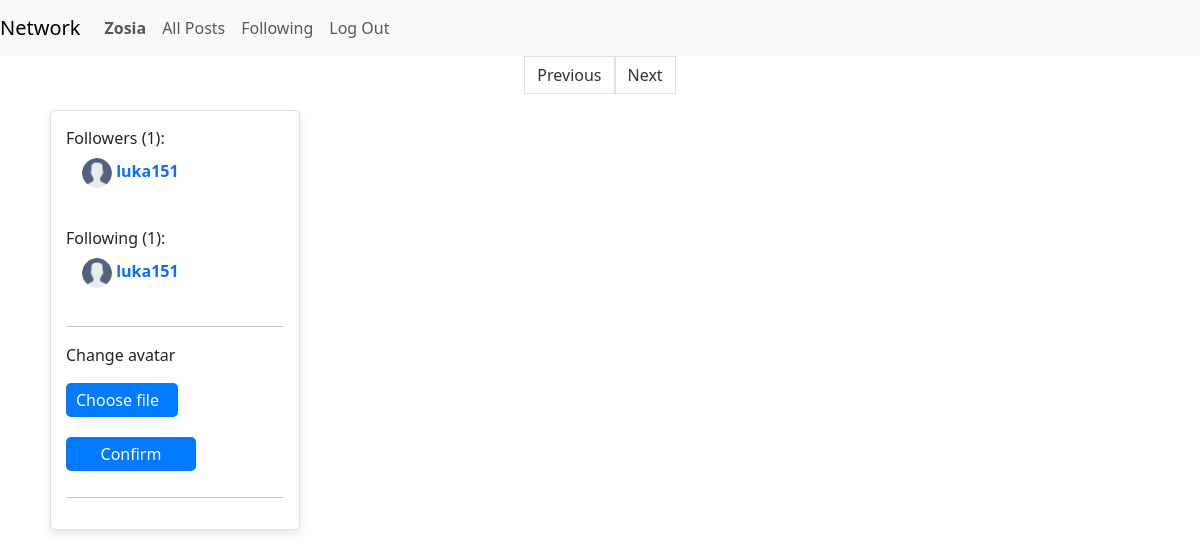
/profile/Zosia/ (signed in), run on an earlier commit of the app's database.
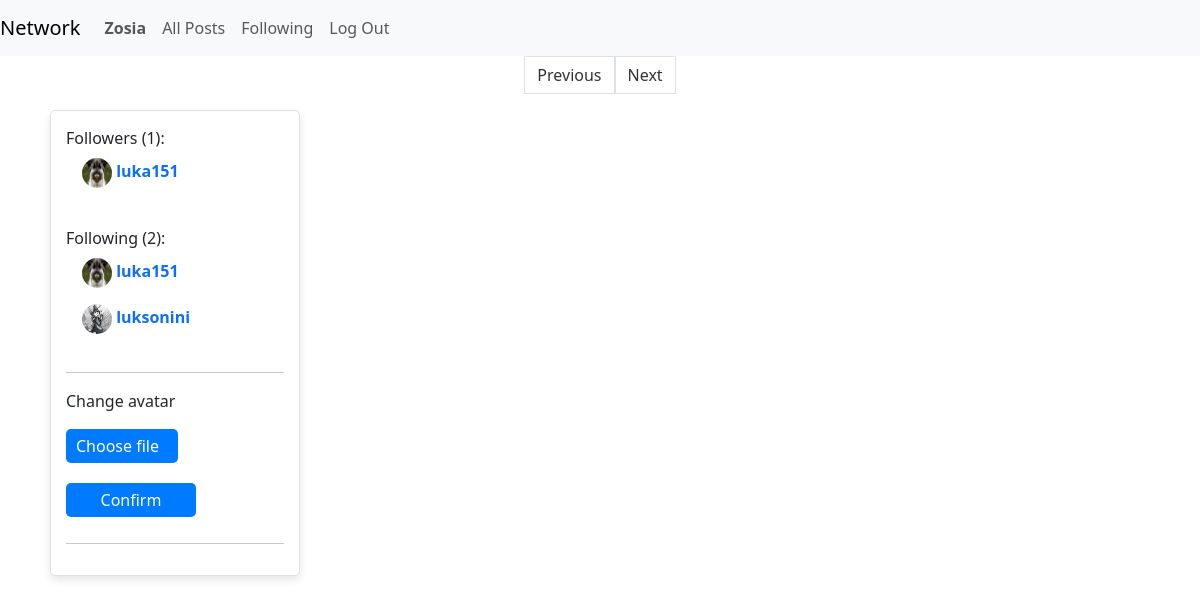
And on a later commit of the database.
### network/models.py (models this page shows, shortened)
class User(AbstractUser):
    followers = models.ManyToManyField('self', related_name='followed_by', blank=True, symmetrical=False)
    following = models.ManyToManyField('self', related_name='follows', blank=True, symmetrical=False)
    profile_picture = models.ImageField(upload_to='profile_pictures/', default='profile_pictures/user.png')

### network/views.py (the view, shortened to what this page needs)
# urls.py: path("profile/<str:username>/", views.profile, name="profile"),
@login_required(login_url='login')
def profile(request, username):
    if username != 'all':
        current_user = request.user
        user = get_object_or_404(User, username=username)
        followers = user.followers.all()
        followings = user.following.all()
        is_follower_value = current_user in followers
    return render(request, "network/index.html", {
        "username": username,
        "followers": followers,
        "followings": followings,
        'is_follower': is_follower_value
    })

### network/templates/network/index.html (shortened to what this page needs)
{% extends "network/layout.html" %}
{% load static %}
{% block body %}
    <nav aria-label="Page navigation example">
        <ul class="pagination">
        <li id="prev-button"><a class="page-link">Previous</a></li>
        <li id="next-button"><a class="page-link">Next</a></li>
        </ul>
    </nav>
    <div class=main-body-container>
        <div id="followers_container">
            {% if followers %}
            <p class="follow-title">Followers ({{followers|length}}):</p>
            <div class="follower-list-container">
                <ul class="nav" role="tablist">
                    {% for follower in followers %}
                        <li class="nav-item">
                            <a class="nav-link" href="{% url 'profile' username=follower.username %}">
                                <div class="follower">
                                    <img src="{{follower.profile_picture.url}}" alt="{{follower.username}}">
                                    <strong>{{follower.username}}</strong>
                                </div>
                            </a>
                        </li>
                    {% endfor %}
                </ul>
            </div>
            {% else %}
                <p class="follow-title">No followers yet.</p>
            {% endif %}
            {% if followings %}
            <p class="follow-title">Following ({{followings|length}}):</p>
            <div class="following-list-container">
                <ul class="nav" role="tablist">
                    {% for followed_user in followings %}
                        <li class="nav-item">
                            <a class="nav-link" href="{% url 'profile' username=followed_user.username %}">
                                <div class="following">
                                    <img src="{{followed_user.profile_picture.url}}" alt="{{followed_user.username}}">
                                    <strong>{{followed_user.username}}</strong>
                                </div>
                            </a>
                        </li>
                    {% endfor %}
                </ul>
            </div>
            {% else %}
                <p>No followins yet.</p>
            {% endif %}
            {% if username == request.user.username %}
            <hr>
            <p>Change avatar</p>
            <form class="avatarform" method="POST" enctype="multipart/form-data">
                <label for="avatar" class="label-file">Choose file</label>
                <button type="submit" class="avatar_btn">Confirm</button>
            </form>
            <hr>
            {% endif %}
        </div>
    <div id="posts"></div>
{% endblock %}

### network/templates/network/layout.html (shortened to what this page needs)
{% load static %}
<!DOCTYPE html>
<html lang="en">
    <head>
        <link href="https://cdn.jsdelivr.net/npm/bootstrap@5.3.2/dist/css/bootstrap.min.css" rel="stylesheet">
        <link href="{% static 'network/styles.css' %}" rel="stylesheet">
    </head>
    <body>
        <nav class="navbar navbar-expand-lg navbar-light bg-light">
            <a class="navbar-brand" href="{% url 'index' %}">Network</a>
            <div>
              <ul class="navbar-nav mr-auto">
                {% if user.is_authenticated %}
                    <li class="nav-item">
                        <a class="nav-link" href="{% url 'profile' username=user.username %}"><strong>{{ user.username }}</strong></a>
                    </li>
                {% endif %}
                <li class="nav-item">
                  <a class="nav-link" href="{% url 'index' %}">All Posts</a>
                </li>
                {% if user.is_authenticated %}
                    <li class="nav-item">
                        <a class="nav-link" id = "following_url" href="#">Following</a>
                    </li>
                    <li class="nav-item">
                        <a class="nav-link" href="{% url 'logout' %}">Log Out</a>
                    </li>
                {% endif %}
              </ul>
            </div>
          </nav>
        <div class="body">
            {% block body %}
            {% endblock %}
        </div>
    </body>
</html>

### network/static/network/styles.css (style rules this page uses)
.pagination { justify-content: center; }
.pagination li a { color: #333; }
.avatarform { display: flex; flex-direction: column; gap: 10px; }
.label-file { width: 112px; background-color: #007BFF; color: #FFF; border: none; border-radius: 5px; padding: 5px 10px; font-size: 16px; cursor: pointer; transition: 0.3s; display: inline-block; margin-bottom: 10px; }
.avatar_btn { position: relative; background-color: #007BFF; width: 130px; color: #FFF; border: none; border-radius: 5px; padding: 5px 10px; font-size: 16px; cursor: pointer; transition: 0.3s; margin-bottom: 10px; }
.main-body-container { display: flex; }
#posts { flex: 1; }
.follow-title { margin-bottom: 0; }
.follower img, .following img { height: 30px; width: 30px; border-radius: 50%; }
#followers_container { min-width: 250px; border: 1px solid #e0e0e0; border-radius: 5px; padding: 15px; box-shadow: 0 4px 8px rgba(0, 0, 0, 0.1); margin: 0 10px 0 50px; font-weight: 500; }
.follower-list-container, .following-list-container { max-height: 150px; max-width: 200px; overflow-y: auto; margin-bottom: 30px; }

What changed in the data, as far as the page shows it:
changed User "luka151": profile_picture: picture added in place of a placeholder
now on this page (row edited): User: profile_picture (picture), username "luksonini"
Also different on the page:
{{ followings|length }}: "1" → "2"
